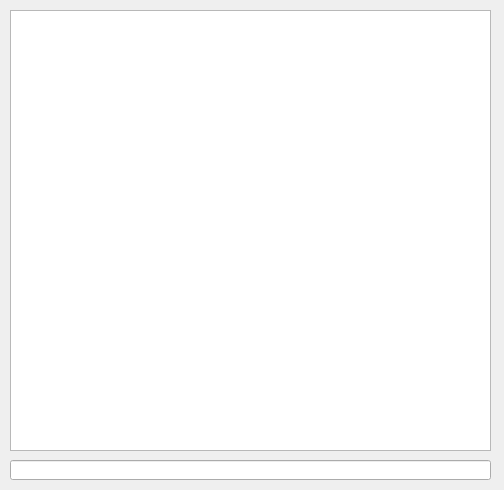
<?xml version="1.0" encoding="UTF-8"?>
<ui version="4.0">
 <class>Terminal</class>
 <widget class="QDialog" name="Terminal">
  <property name="geometry">
   <rect>
    <x>0</x>
    <y>0</y>
    <width>504</width>
    <height>490</height>
   </rect>
  </property>
  <property name="windowTitle">
   <string>Terminal</string>
  </property>
  <widget class="QTextEdit" name="textEditOutput">
   <property name="geometry">
    <rect>
     <x>10</x>
     <y>10</y>
     <width>481</width>
     <height>441</height>
    </rect>
   </property>
  </widget>
  <widget class="QLineEdit" name="lineEditInput">
   <property name="geometry">
    <rect>
     <x>10</x>
     <y>460</y>
     <width>481</width>
     <height>20</height>
    </rect>
   </property>
  </widget>
 </widget>
 <resources/>
 <connections/>
</ui>
